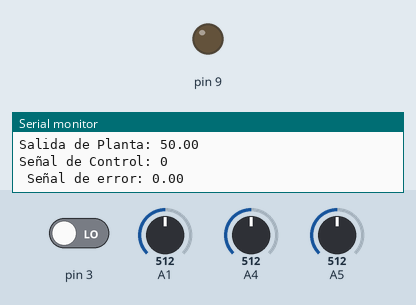
Simulated run of this sketch. Board: Arduino Uno, built with avr-gcc and run on an emulated ATmega328P. Shown: output pins drawn as LEDs (lit = HIGH), the last lines printed to the serial monitor. Inputs (shaded band) come from the test bench; at power-on: A5 = 512, pin 3 LOW, A1 = 512, A4 = 512.

Above: at 1.2 s.
1.3 s: A5 set to 716
At 1.5 s:
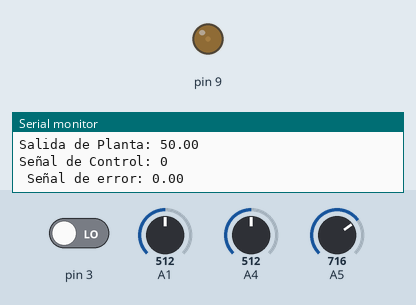
4.3 s: pin 3 driven HIGH
At 5.9 s:
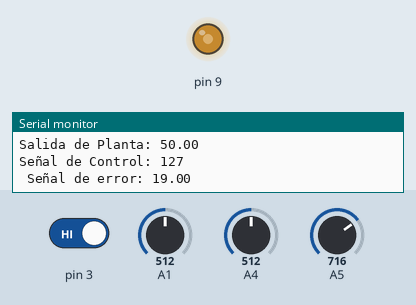
Timing chart, 0 to 7.4 s (numbered marks = the images above; inputs shaded):
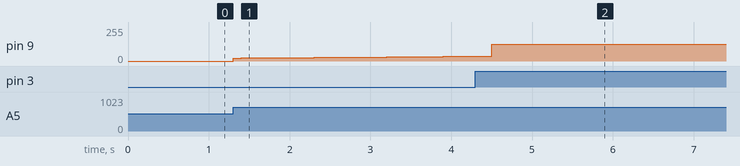

Measured:
- after the input at 1.3 s, pin 9: moves from 0/255 to 35/255 over 2.8 s, starting at once

The sketch:

scheduler_Ariel_Final.ino
```cpp
#include "Arduino.h"
#include <TaskScheduler.h> //Se carga la librería del Scheduler
Scheduler RealTimeCore; //Esto crea un objeto del tipo Scheduler (definido por la librería). En este caso, el objeto se llama RealTimeCore, pero se puede poner cualquier nombre


// Señal de Boton Pin D3
// Salida de Planta A1
// Salida Controlador D9
// Señal de SP    Cafe
// Señal Manual   Morado


// Se deben definir los prototipos de las funciones de cada una de las tareas, en este caso se definen tres funciones. En inglés es lo que se llaman Callbacks. Se puede poner el nombre que quiera.
void Task_LeerPotX();
void Task_LeerPotSP();
void Task_M();
void Task_Action();
void PrintFun();

int M = 0;
int led = 8;
int X = 0.0;        // Variable que maneja el Potenciometro para control Manual
int sp = 0;         // Set Point
int U = 0;          // Salida de control sin Saturar
int U_pwm = 0;      // Salida de control Saturada
int antiw = 0;      // Antiwindup para la accion integral

float Y = 0.0;      // Salida de la Planta
float Y_ant = 0.0;  // Salida anterior de la planta

// Parametros PID
const float kp = 0.4696*2.5 ;
const float ti = 2.5;
const float tt = 0.0146; // para antiwindup
const float td = 0.0;    // Tiempo derivativo
const float ts = 0.05;   // Tiempo de Muestreo (s)
const float alpha = 0.0;
const float Beta = 1.0;

float I_ant = 0.0;       // Accion Integral anterior
float D_ant = 0.0;       //
float error = 0.0;       // Señal de Error

float P = 0.0;
float I = 0.0;
float D = 0.0;


// Acá se crean las tareas. Las tareas son objetos del tipo Task definidos por la librería:
//Task Task_LeerX(200, TASK_FOREVER, &Task_LeerPotX, &RealTimeCore); //Tarea que se repite cada 1000 milisegundos indefinidamente
//Task Task_LeerSP(200, TASK_FOREVER, &Task_LeerPotSP, &RealTimeCore); //Tarea que se repite cada 3000 milisegundos indefinidamente
Task Task_LeerM(500, TASK_FOREVER, &Task_M, &RealTimeCore); //Tarea que se repite sólo tres veces cada 5000 milisegundos
Task Action_PID(100, TASK_FOREVER, &Task_Action, &RealTimeCore); // Tarea para accion del PID
Task Print_Datos(1000, TASK_FOREVER, &PrintFun, &RealTimeCore);
// Ahora se deben definir explícitamente las funciones

// Esta función se encarga de leer el valor del potenciómetro Manual
void Task_LeerPotX(){
  X = analogRead(A4);
  X = map(X, 0, 1023, 0, 100);
}

void Task_LeerPotSP(){
  sp = analogRead(A5);
  sp = map(sp, 0, 1023, 0, 100);
}

void Task_M(){
  M = digitalRead(3);
  if (M == HIGH) {
    digitalWrite(led, HIGH);
  } else{
    digitalWrite(led, LOW);
  }
}

void Task_Action(){
  Task_LeerPotSP();
  Y = analogRead(A1);
  Y = map(Y, 0, 1023, 0, 100);
  if(M == HIGH){
    Task_LeerPotX();
    U_pwm = map(X, 0, 100, 0, 255);
    analogWrite(9, U_pwm);
  }

  else if(M == LOW){
    error = float(sp) - Y;      // 0< Sp y Y< 100
    P = kp*(error);
    I = I_ant + ((kp*ts)/ti)*(error);

    // I = I_ant + ((kp*ts)/ti)*(error) + (antiw/tt);

    U = int(P + I);

    if(U >= 255){
      U = 255;
    }else if(U <= 0){
        U = 0;
    }else{
    }
    U_pwm = U;
    I_ant = I;
    Y_ant = Y;
    analogWrite(9,U_pwm);
  }

}

void PrintFun(){
  Serial.print("------------------------------------------\n");
  if(M == LOW){
    Serial.print("Modo Aumatico: \n");
  } else {
    Serial.print("Modo Manual: \n");
 }

  Serial.print("\nSeñal Manual: ");
  Serial.print(X);
  Serial.print("\nSet Point: ");
  Serial.print(sp);
  Serial.print("\nSalida de Planta: ");
  Serial.print(Y);
  Serial.print("\nSeñal de Control: ");
  Serial.print(U_pwm);
  Serial.print("\n Señal de error: ");
  Serial.print(error);
  Serial.print("\n");

}

void setup() {
  pinMode(9, OUTPUT);
//  pinMode(3, OUTPUT);
//  pinMode(A1, INPUT);
//  pinMode(A3, INPUT);
//  pinMode(A4, INPUT);
//  pinMode(0,INPUT);
//  pinMode(led, OUTPUT);

  // El código que se ponga acá se ejecuta una única vez al inicio:
  Serial.begin(9600); //se inicia la comunicación serial a 9600 bauds
  RealTimeCore.init(); //Inicializa el scheduler

  Serial.println("Se inicializo el Scheduler");

//  RealTimeCore.addTask(Task_LeerX); //Se agrega la tarea 01 al scheduler
//  RealTimeCore.addTask(Task_LeerSP); //Se agrega la tarea 02 al scheduler
  RealTimeCore.addTask(Task_LeerM); //Se agrega la tarea 03 al scheduler
  RealTimeCore.addTask(Action_PID); // Se agrega la tarea de Accion al scheduler
  RealTimeCore.addTask(Print_Datos); // Se agrega la tarea de Accion al scheduler

  Serial.println("Se agregaron las tareas al Scheduler");
//  Task_LeerX.enable(); // Se pone el flag de enable para la tarea 01. Por default, las tareas están desabilitadas
//  Task_LeerSP.enable(); // Se pone el flag de enable para la tarea 02. Por default, las tareas están desabilitadas
  Task_LeerM.enable();//
  Action_PID.enable(); // Activo
  Print_Datos.enable();
}

void loop() {
  RealTimeCore.execute(); // Cuando se usa un scheduler, esta instrucción es la única que debería estar en el loop
}
```
